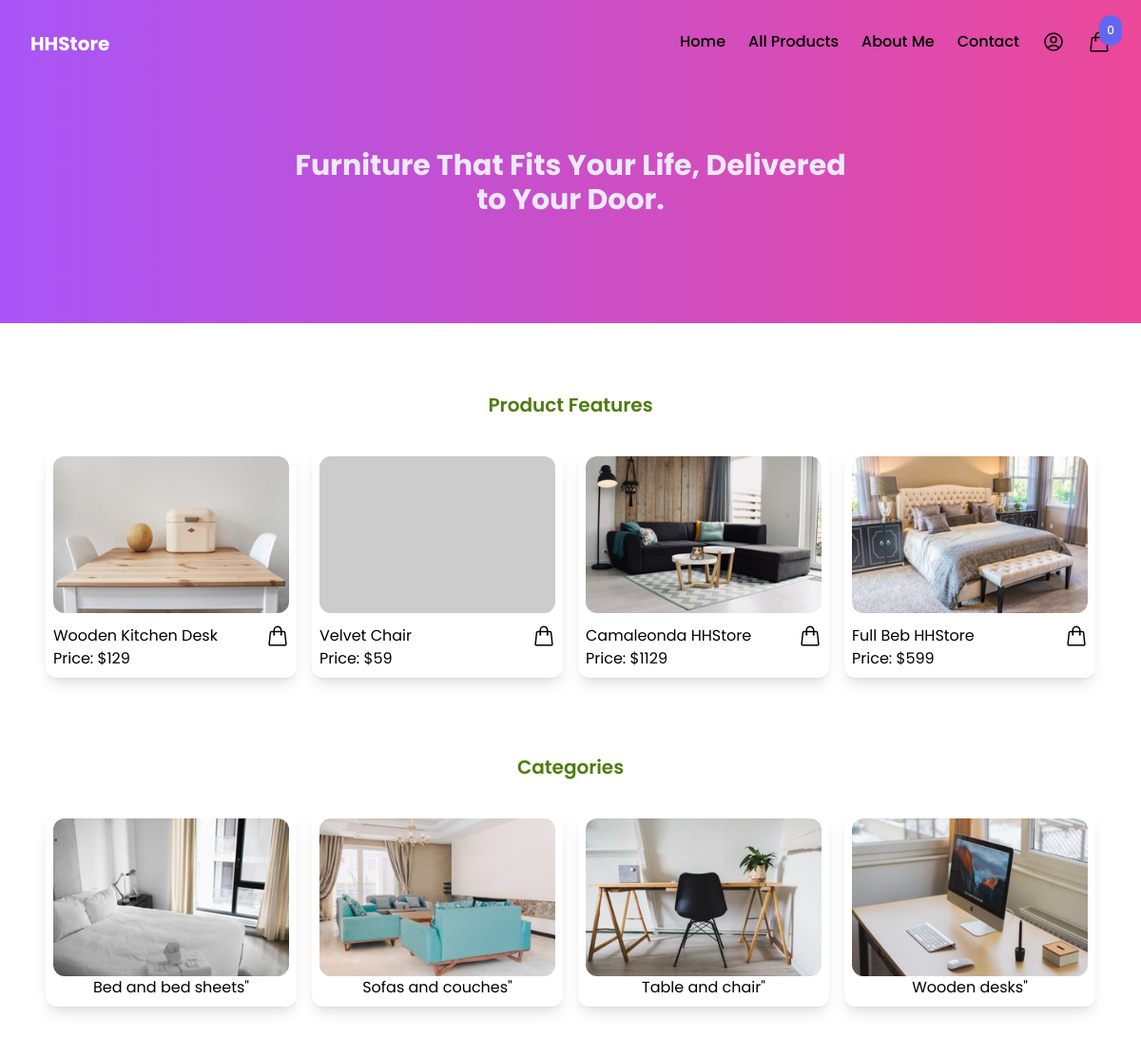
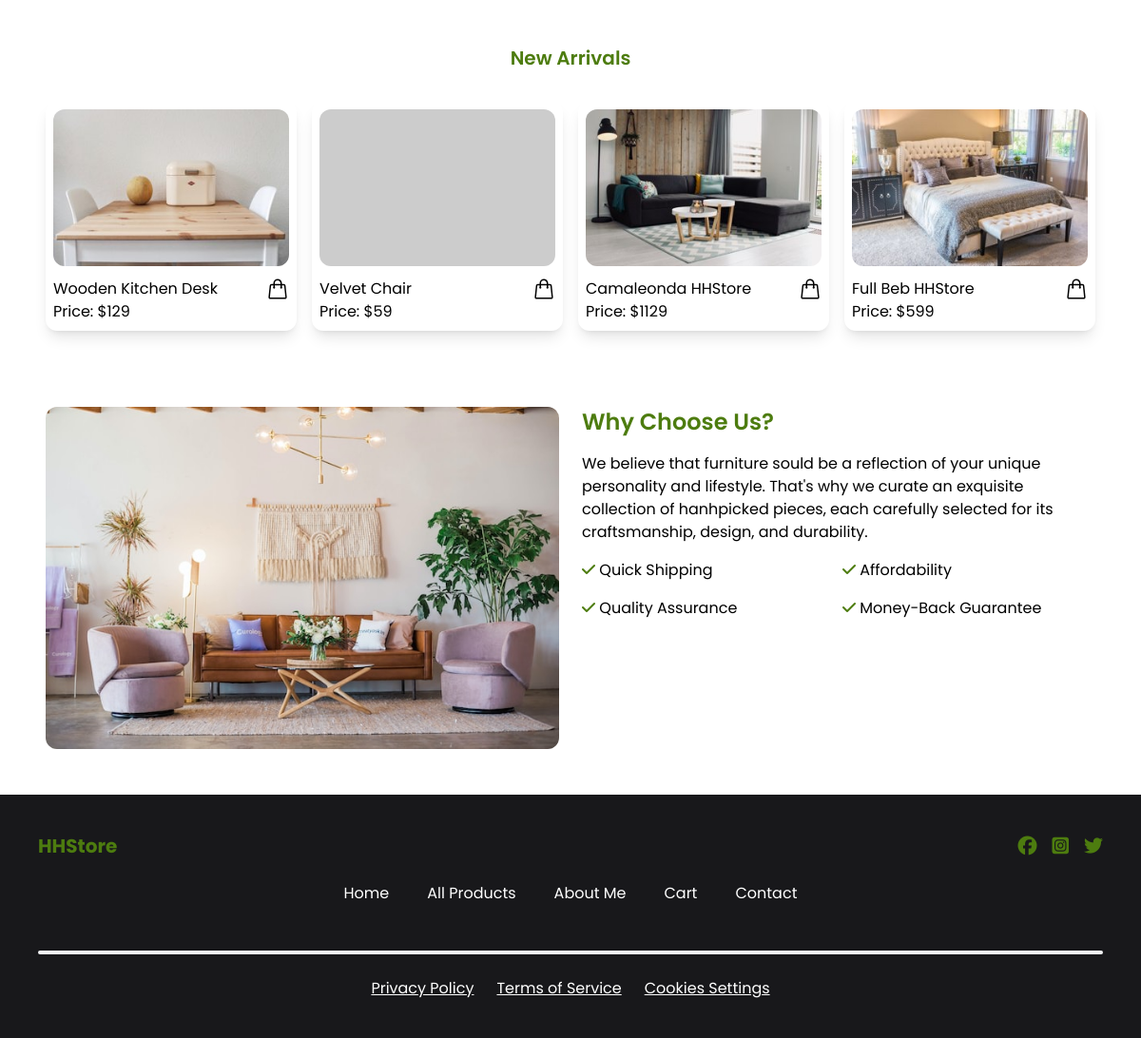
The page / on the database its author committed (2 pictures, top to bottom).
### product/models.py (models this page shows, shortened)
class Product(models.Model):
    category = models.ForeignKey(Category, on_delete=models.CASCADE, blank=True, null=True)
    name = models.CharField(max_length=200)
    price = models.IntegerField()
    description = models.TextField(max_length=2000)
    slug = models.SlugField()
    created_at = models.DateTimeField(auto_now_add=True)
    image = models.ImageField(upload_to="product_image", blank=True, null=True)
    thumbnail = models.ImageField(upload_to='thumbnail_image', blank=True, null=True)
    class Meta:
        ordering = ('-created_at', )
    def get_thumbnail(self):
        if self.thumbnail:
            return self.thumbnail.url
        else:
            if self.image:
                self.thumbnail = self.make_thumbnail(self.image)
                self.save()
                return self.thumbnail.url
            else:
                return 'https://via.placeholder.com/300x200.jpg'

class Category(models.Model):
    name = models.CharField(max_length=200)
    slug = models.SlugField()
    image = models.ImageField(upload_to="category_image", blank=True, null=True)
    thumbnail = models.ImageField(upload_to='thumbnail_image', blank=True, null=True)
    class Meta:
        ordering = ('name', )
        verbose_name_plural = "Categories"
    def get_thumbnail(self):
        if self.thumbnail:
            return self.thumbnail.url

### core/views.py (the view)
# urls.py: path('', views.homepage, name='homepage'),
def homepage(request):
    featured_products = Product.objects.all()[:4]
    categories = Category.objects.all()[:4]
    new_arrival_products = Product.objects.all()[:4]
    return render(request, 'core/homepage.html', {
        'featured_products': featured_products,
        'categories': categories,
        'new_arrival_products': new_arrival_products,
    })

### cart/cart.py (called while the page is built)
    def __len__(self):
        return sum(item['quantity'] for item in self.cart.values())

### cart/context_processors.py (called while the page is built)
def cart(request):
    return {'cart': Cart(request)}

### core/templates/core/homepage.html (shortened to what this page needs)
{% extends "core/base.html" %}
{% block header%}
    <header class="pb-28">
        <h1 class="mt-16 text-center text-3xl font-bold text-violet-100">Furniture That Fits Your Life, Delivered </br> to Your Door.</h1>
    </header>
{% endblock %}
{% block content %}
    <main class="max-w-6xl mx-auto">
        <div class="mt-16 mx-auto py-2 px-6 xl:px-0">
            <h2 class="text-center font-semibold text-lime-700 text-xl">Product Features</h2>
            <div class="mt-8 grid grid-cols-4 gap-4">
                {% for product in featured_products %}
                    {% include "product/partials/list_product.html" %}
                {% endfor %}
            </div>
        </div>
        <div class="mt-16 mx-auto py-2 px-6 xl:px-0">
            <h2 class="text-center font-semibold text-lime-700 text-xl">Categories</h2>
            <div class="mt-8 flex items-center space-x-4">
                {% for category in categories %}
                    {% include "product/partials/list_category.html" %}
                {% endfor %}
            </div>
        </div>
        <div class="mt-16 mx-auto py-2 px-6 xl:px-0">
            <h2 class="text-center font-semibold text-lime-700 text-xl">New Arrivals</h2>
            <div class="mt-8 grid grid-cols-4 gap-4">
                {% for product in new_arrival_products %}
                    {% include "product/partials/list_product.html" %}
                {% endfor %}
            </div>
        </div>
        <div class="mt-16 max-w-6xl mx-auto py-2 px-6">
            <div class="flex space-x-6">
                <div class="w-full lg:w-1/2">
                    {% load static %}
                    <img src="{% static 'background/furniture_2.jpg' %}" class="rounded-xl"/>
                </div>
                <div class="w-full lg:w-1/2">
                    <h1 class="text-2xl font-semibold text-lime-700">Why Choose Us?</h1>
                    <p class="mt-4">
                        We believe that furniture sould be a reflection of your unique personality and lifestyle.
                        That's why we curate an exquisite collection of hanhpicked pieces, each carefully selected
                        for its craftsmanship, design, and durability.
                    </p>
                    <div class="mt-4 grid grid-cols-2 gap-x-2 gap-y-4">
                        <span><i class="fa-solid fa-check text-lime-700"></i> Quick Shipping</span>
                        <span><i class="fa-solid fa-check text-lime-700"></i> Affordability</span>
                        <span><i class="fa-solid fa-check text-lime-700"></i> Quality Assurance</span>
                        <span><i class="fa-solid fa-check text-lime-700"></i> Money-Back Guarantee</span>
                    </div>
                </div>
            </div>
        </div>
    </main>
{% endblock %}

### product/templates/product/partials/list_product.html (shortened to what this page needs)
<div class="p-2 shadow-lg rounded-xl">
    <a href="{% url 'product:detail' product.slug %}">
        <img class="rounded-xl hover:shadow-xl" src="{{ product.get_thumbnail }}">
    </a>
    <div class="pt-3 flex items-center justify-between">
        <a href="{% url 'product:detail' product.slug %}" class="hover:text-lime-700">{{ product.name }}</a>
        <a
            href="#"
            class="hover:text-lime-700"
            hx-get="{% url 'cart:add_to_cart' product.id %}"
            hx-target="#menu-cart-button"
            hx-swap="innerHTML"
        >
        </a>
    </div>
    <p>Price: ${{ product.price }}</p>
</div>

### product/templates/product/partials/list_category.html
<div class="w-full md:w-1/2 lg:w-1/4 p-2 shadow-lg rounded-xl">
    <a href="{% url 'core:shop' %}?category={{ category.slug }}" class="">
        <img class="rounded-xl hover:shadow-xl" src="{{ category.get_thumbnail }}">
    </a>
    <a href="{% url 'core:shop' %}?category={{ category.slug }}" class="block text-center">{{ category.name }}"</a>
</div>

### static/css/styles.css (style rules this page uses)
body { font-family: 'Poppins', sans-serif; }

### rows shown on the page
Product: get_thumbnail (picture), name "Wooden Kitchen Desk", price "129"
Product: name "Velvet Chair", price "59"
Product: get_thumbnail (picture), name "Camaleonda HHStore", price "1129"
Product: get_thumbnail (picture), name "Full Beb HHStore", price "599"
Category: get_thumbnail (picture), name "Bed and bed sheets"
Category: get_thumbnail (picture), name "Sofas and couches"
Category: get_thumbnail (picture), name "Table and chair"
Category: get_thumbnail (picture), name "Wooden desks"

### other values the page prints
{{ cart|length }} "0"
